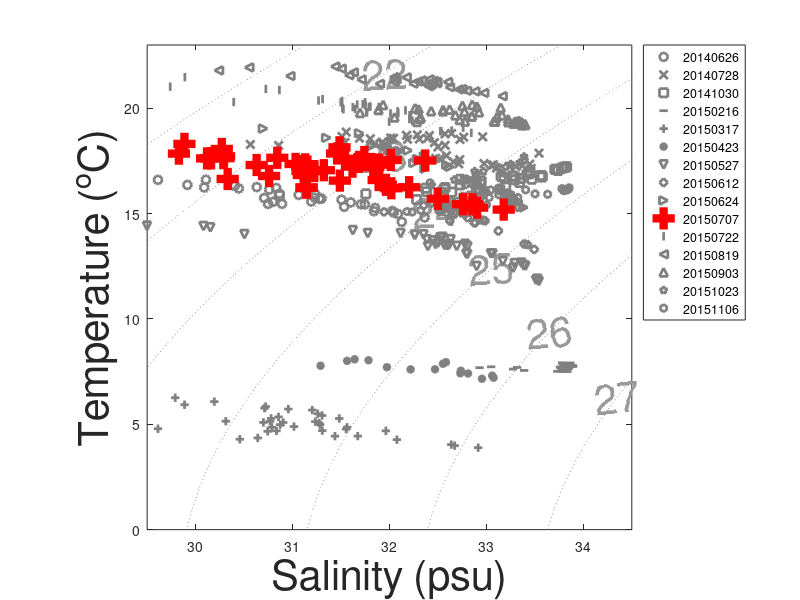

Source code (MATLAB): (Note: this script raises an error after producing the figure.)
clc; clear all; close all; 

load('dataset_obs_TS')
load('dataset_TS')

% period=10;


a=[20140626;
    20140728;
    20141030;
    20150216;
    20150317;
    20150423;
    20150527;
    20150612;
    20150624;
    20150707;
    20150722;
    20150819;
    20150903;
    20151023;
    20151106];
[c,h]=contour(si,thetai,dens,[21 22 23 24 25 26 27 28],':','linecolor',[0.6 0.6 0.6]);
hold on
clabel(c,h,'LabelSpacing',1000,'color',[0.6 0.6 0.6],'fontsize',30);
xlabel('Salinity (psu)','FontSize',30)
ylabel('Temperature (^oC)','FontSize',30)
hold on;
axis([29.5,34.5,0,23])

p1=plot(obs_sal(:,1),obs_temp(:,1),'o','color',[0.5 0.5 0.5],'linewidth',2);
p2=plot(obs_sal(:,2),obs_temp(:,2),'x','color',[0.5 0.5 0.5],'linewidth',2);
p3=plot(obs_sal(:,3),obs_temp(:,3),'s','color',[0.5 0.5 0.5],'linewidth',2);
% p4=plot(obs_sal(:,4),obs_temp(:,4),'bs','linewidth',10);
p5=plot(obs_sal(:,5),obs_temp(:,5),'+','color',[0.5 0.5 0.5],'linewidth',2);
p6=plot(obs_sal(:,6),obs_temp(:,6),'*','color',[0.5 0.5 0.5],'linewidth',2);
p7=plot(obs_sal(:,7),obs_temp(:,7),'v','color',[0.5 0.5 0.5],'linewidth',2);
p8=plot(obs_sal(:,8),obs_temp(:,8),'d','color',[0.5 0.5 0.5],'linewidth',2);
p9=plot(obs_sal(:,9),obs_temp(:,9),'>','color',[0.5 0.5 0.5],'linewidth',2);
% p11=plot(obs_sal(:,11),obs_temp(:,11),'ks','linewidth',10);
p12=plot(obs_sal(:,12),obs_temp(:,12),'<','color',[0.5 0.5 0.5],'linewidth',2);
p13=plot(obs_sal(:,13),obs_temp(:,13),'^','color',[0.5 0.5 0.5],'linewidth',2);
p14=plot(obs_sal(:,14),obs_temp(:,14),'p','color',[0.5 0.5 0.5],'linewidth',2);
p15=plot(obs_sal(:,15),obs_temp(:,15),'h','color',[0.5 0.5 0.5],'linewidth',2);
p4=plot(obs_sal(:,4),obs_temp(:,4),'_','color',[0.5 0.5 0.5],'linewidth',2);
p11=plot(obs_sal(:,11),obs_temp(:,11),'|','color',[0.5 0.5 0.5],'linewidth',2);
p10=plot(obs_sal(:,10),obs_temp(:,10),'rs','linewidth',10);
% p11=plot(obs_sal(:,11),obs_temp(:,11),'ks','linewidth',10);
legend([p1 p2 p3 p4 p5 p6 p7 p8 p9 p10 p11 p12 p13 p14 p15],...
    {'20140626','20140728','20141030','20150216','20150317','20150423','20150527','20150612','20150624','20150707',...
    '20150722','20150819','20150903','20151023','20151106'},'Location','northeastoutside')


pbaspect([1 1 1])
ax = gca;
ax.FontSize = 30; 
grid on
